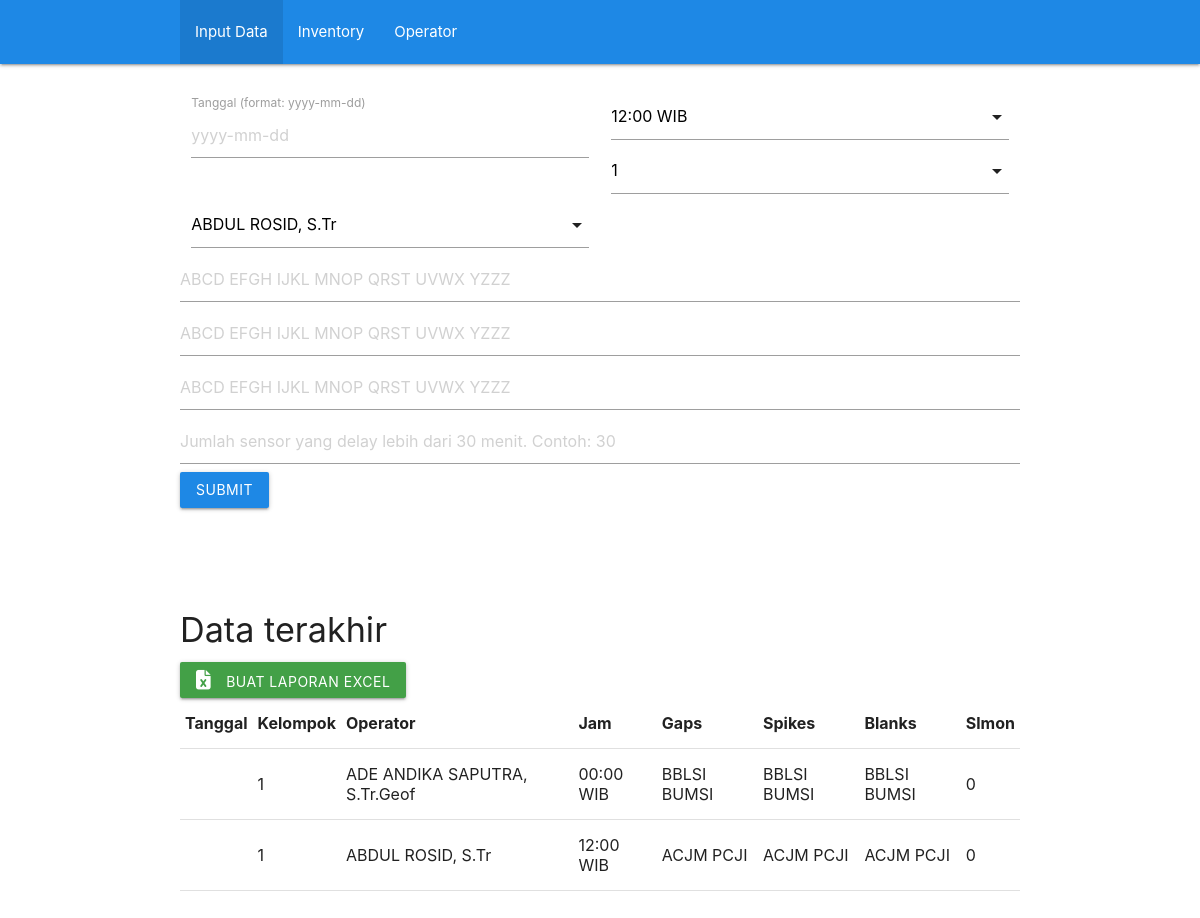
The app's page /, older data.
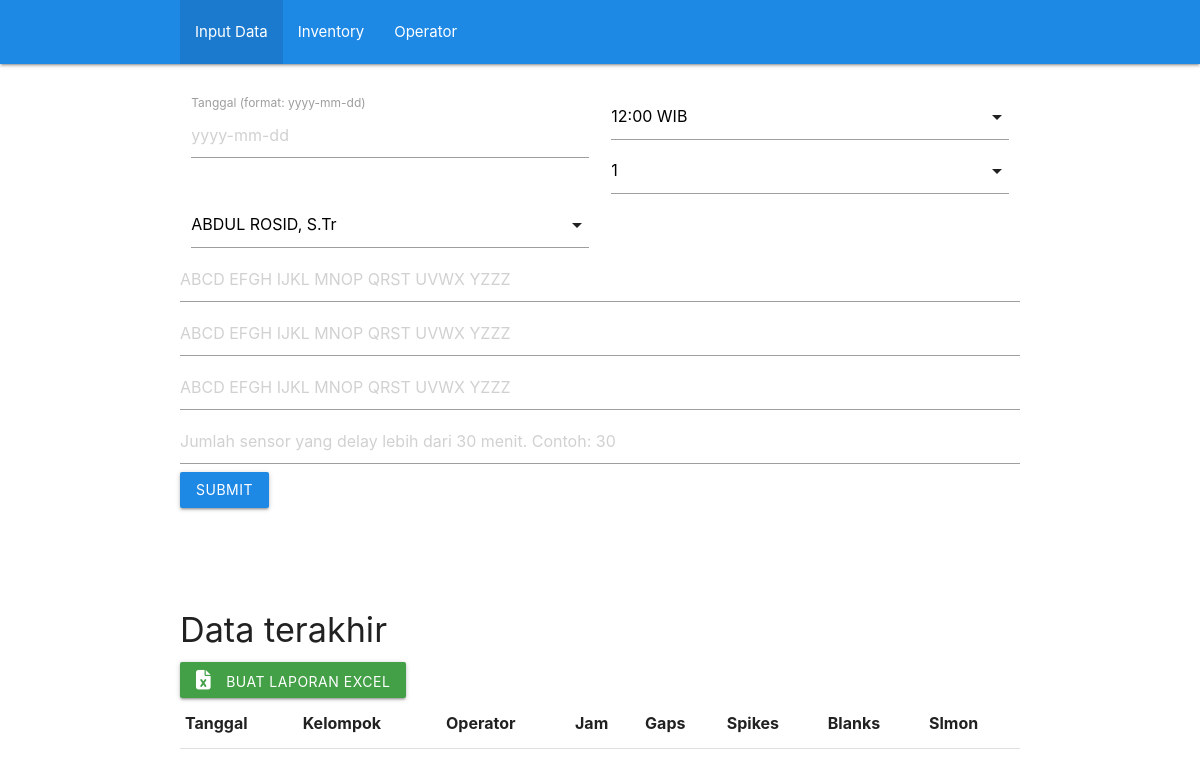
The same page, newer data.
### ChecklistSeiscomp/models.py (models this page shows, shortened)
class ChecklistSeiscompModel(models.Model):
    tanggal = models.DateField()
    jam = models.CharField(max_length=20, choices=WAKTU, default='12:00 WIB')
    kelompok = models.IntegerField(choices=KELOMPOK, default=1)
    operator = models.TextField(null=True,)
    gaps = models.CharField(max_length=500, null=True, blank=True)
    spikes = models.CharField(max_length=500, null=True, blank=True)
    blanks = models.CharField(max_length=500, null=True, blank=True)
    slmon = models.PositiveIntegerField(null=True, blank=True)

### ChecklistSeiscomp/views.py (the view)
# urls.py: path('', views.create_view, name='checklist-seiscomp'),
def create_view(request):
    context = {}
    context['dataset'] = ChecklistSeiscompModel.objects.all().order_by('-tanggal')[:2]
    input_form = InputForm(request.POST or None)
    if input_form.is_valid():
        input_form.save()
        input_form = InputForm()
    context['input_form'] = input_form
    return render(request, "create_view.html", context)

### ChecklistSeiscomp/models.py (called while the page is built)
    def __str__(self):
        return self.name

### ChecklistSeiscomp/templates/create_view.html (shortened to what this page needs)
{% extends "base.html" %}
{% load materializecss %}
{% block content %}
<div class="container" style="padding-top: 2rem; padding-bottom: 2rem;">
    <div class="row">
        <form method="POST" enctype="multipart/form-data">
            <div class="col m6 s12">
                <label for="tanggal">Tanggal (format: yyyy-mm-dd)</label>
                {{ input_form.tanggal }}
            </div>
            <div class="col m6 s12">
            </div>
            <div class="col m6 s12">
            </div>
            <div class="col m6 s12">
            </div>
            <div>
                {{ input_form.gaps|materializecss}}
            </div>
            <div>
                {{ input_form.spikes|materializecss}}
            </div>
            <div>
                {{ input_form.blanks|materializecss}}
            </div>
            <div>
                {{ input_form.slmon|materializecss}}
            </div>
            <button type="submit" class="btn waves-effect waves-light blue darken-1" type="submit"
                name="action">Submit</button>
        </form>
    </div>
    <br><br>
    <h4>Data terakhir</h4>
    <a class="waves-effect waves-light btn green darken-1"
        onclick="window.location.href='{% url 'export_excel_instant' %}'"><i class="fa-solid fa-file-excel"
            style="padding-right: 1rem;"></i>Buat Laporan
        Excel</a>
    <table>
        <tr>
            <th>Tanggal</th>
            <th>Kelompok</th>
            <th>Operator</th>
            <th>Jam</th>
            <th>Gaps</th>
            <th>Spikes</th>
            <th>Blanks</th>
            <th>Slmon</th>
        </tr>
        {% for data in dataset %}
        <tr>
            <td> {{ data.tanggal|date:'Y-m-d' }} </td>
            <td> {{ data.kelompok }} </td>
            <td> {{ data.operator }} </td>
            <td> {{ data.jam }} </td>
            <td> {{ data.gaps }} </td>
            <td> {{ data.spikes }} </td>
            <td> {{ data.blanks }} </td>
            <td> {{ data.slmon }} </td>
        </tr>
        {% endfor %}
    </table>
</div>
{% endblock content %}

Row changes from the older to the newer data that the page shows:
removed ChecklistSeiscompModel: kelompok "1", operator "ADE ANDIKA SAPUTRA, S.Tr.Geof", jam "00:00 WIB", gaps "BBLSI BUMSI", spikes "BBLSI BUMSI", blanks "BBLSI BUMSI", slmon "0"
removed ChecklistSeiscompModel: kelompok "1", operator "ABDUL ROSID, S.Tr", jam "12:00 WIB", gaps "ACJM PCJI", spikes "ACJM PCJI", blanks "ACJM PCJI", slmon "0"
